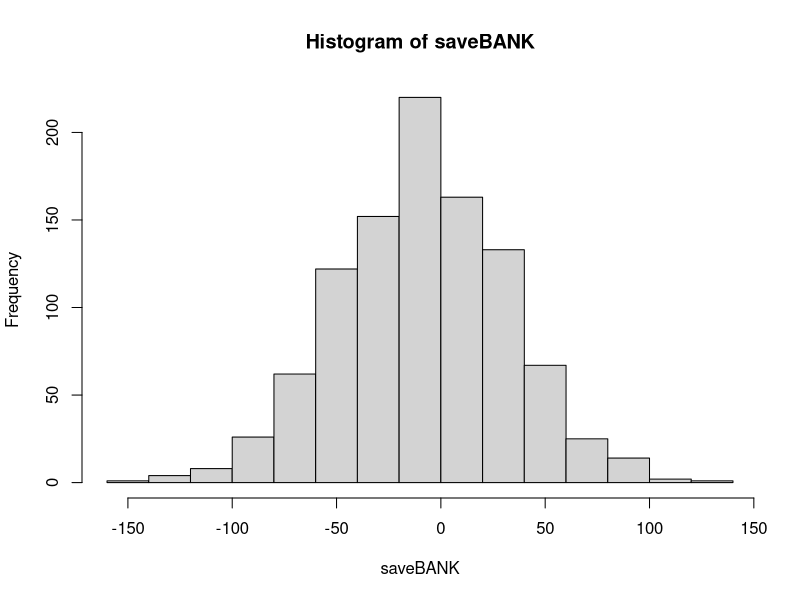
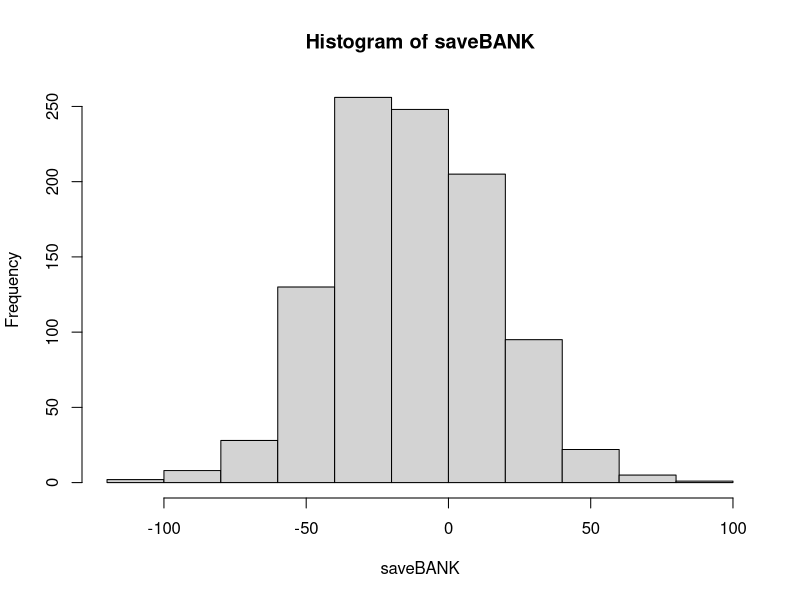

Source code (R) for these figures, in order:
## ---- chunk 1
knitr::opts_chunk$set(echo = TRUE)
require(tidyverse)
require(tidyverse)
require(knitr)
## ---- chunk 2
daysY=1:365
saveBANK=vector("numeric")
for(j in 1:1000){
bank=0
for(i in 1:367) {
  class=sample(daysY,size=35,replace=TRUE)
  n=length(unique(class))
  if (n==35)bank=bank-4.50
  else bank=bank+1
}
saveBANK[j]=bank
}
## ---- chunk 3
hist(saveBANK)
print(mean(saveBANK))
## ---- chunk 4
daysY=1:365
saveBANK=vector("numeric")
for(j in 1:1000){
bank=0
for(i in 1:367) {
  class=sample(daysY,size=28,replace=TRUE)
  n=length(unique(class))
  if (n==28)bank=bank-2
  else bank=bank+1
}
saveBANK[j]=bank
}
## ---- chunk 5
hist(saveBANK)
print(mean(saveBANK))
